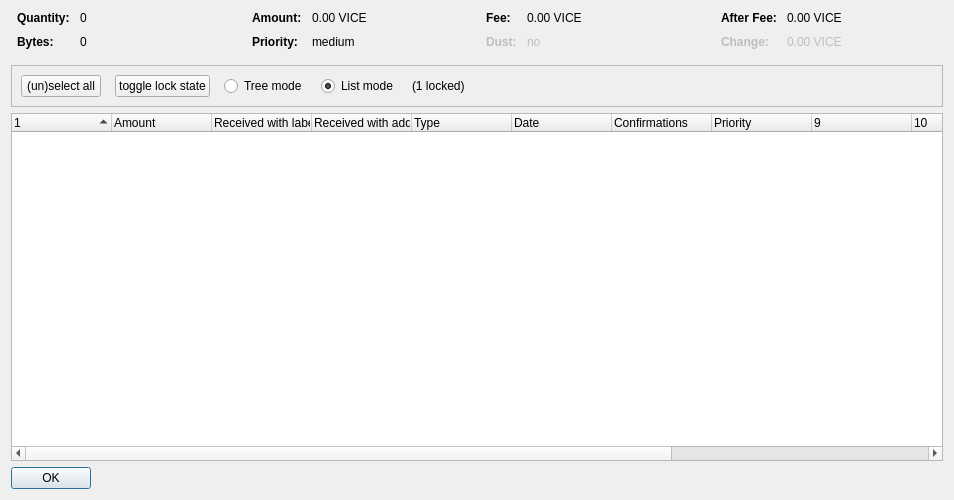
<?xml version="1.0" encoding="UTF-8"?>
<ui version="4.0">
 <class>CoinControlDialog</class>
 <widget class="QDialog" name="CoinControlDialog">
  <property name="geometry">
   <rect>
    <x>0</x>
    <y>0</y>
    <width>954</width>
    <height>500</height>
   </rect>
  </property>
  <property name="windowTitle">
   <string>Coin Selection</string>
  </property>
  <layout class="QVBoxLayout" name="verticalLayout">
   <item>
    <layout class="QHBoxLayout" name="horizontalLayoutTop" stretch="0,0,0,0">
     <property name="topMargin">
      <number>0</number>
     </property>
     <property name="bottomMargin">
      <number>10</number>
     </property>
     <item>
      <layout class="QFormLayout" name="formLayoutCoinControl1">
       <property name="horizontalSpacing">
        <number>10</number>
       </property>
       <property name="verticalSpacing">
        <number>10</number>
       </property>
       <property name="leftMargin">
        <number>6</number>
       </property>
       <property name="rightMargin">
        <number>6</number>
       </property>
       <item row="0" column="0">
        <widget class="QLabel" name="labelCoinControlQuantityText">
         <property name="font">
          <font>
           <weight>75</weight>
           <bold>true</bold>
          </font>
         </property>
         <property name="text">
          <string>Quantity:</string>
         </property>
        </widget>
       </item>
       <item row="0" column="1">
        <widget class="QLabel" name="labelCoinControlQuantity">
         <property name="cursor">
          <cursorShape>IBeamCursor</cursorShape>
         </property>
         <property name="contextMenuPolicy">
          <enum>Qt::ActionsContextMenu</enum>
         </property>
         <property name="text">
          <string notr="true">0</string>
         </property>
         <property name="textInteractionFlags">
          <set>Qt::LinksAccessibleByMouse|Qt::TextSelectableByKeyboard|Qt::TextSelectableByMouse</set>
         </property>
        </widget>
       </item>
       <item row="1" column="0">
        <widget class="QLabel" name="labelCoinControlBytesText">
         <property name="font">
          <font>
           <weight>75</weight>
           <bold>true</bold>
          </font>
         </property>
         <property name="text">
          <string>Bytes:</string>
         </property>
        </widget>
       </item>
       <item row="1" column="1">
        <widget class="QLabel" name="labelCoinControlBytes">
         <property name="cursor">
          <cursorShape>IBeamCursor</cursorShape>
         </property>
         <property name="contextMenuPolicy">
          <enum>Qt::ActionsContextMenu</enum>
         </property>
         <property name="text">
          <string notr="true">0</string>
         </property>
         <property name="textInteractionFlags">
          <set>Qt::LinksAccessibleByMouse|Qt::TextSelectableByKeyboard|Qt::TextSelectableByMouse</set>
         </property>
        </widget>
       </item>
      </layout>
     </item>
     <item>
      <layout class="QFormLayout" name="formLayoutCoinControl2">
       <property name="horizontalSpacing">
        <number>10</number>
       </property>
       <property name="verticalSpacing">
        <number>10</number>
       </property>
       <property name="leftMargin">
        <number>6</number>
       </property>
       <property name="rightMargin">
        <number>6</number>
       </property>
       <item row="0" column="0">
        <widget class="QLabel" name="labelCoinControlAmountText">
         <property name="font">
          <font>
           <weight>75</weight>
           <bold>true</bold>
          </font>
         </property>
         <property name="text">
          <string>Amount:</string>
         </property>
        </widget>
       </item>
       <item row="0" column="1">
        <widget class="QLabel" name="labelCoinControlAmount">
         <property name="cursor">
          <cursorShape>IBeamCursor</cursorShape>
         </property>
         <property name="contextMenuPolicy">
          <enum>Qt::ActionsContextMenu</enum>
         </property>
         <property name="text">
          <string notr="true">0.00 VICE</string>
         </property>
         <property name="textInteractionFlags">
          <set>Qt::LinksAccessibleByMouse|Qt::TextSelectableByKeyboard|Qt::TextSelectableByMouse</set>
         </property>
        </widget>
       </item>
       <item row="1" column="0">
        <widget class="QLabel" name="labelCoinControlPriorityText">
         <property name="font">
          <font>
           <weight>75</weight>
           <bold>true</bold>
          </font>
         </property>
         <property name="text">
          <string>Priority:</string>
         </property>
        </widget>
       </item>
       <item row="1" column="1">
        <widget class="QLabel" name="labelCoinControlPriority">
         <property name="cursor">
          <cursorShape>IBeamCursor</cursorShape>
         </property>
         <property name="contextMenuPolicy">
          <enum>Qt::ActionsContextMenu</enum>
         </property>
         <property name="text">
          <string>medium</string>
         </property>
         <property name="textInteractionFlags">
          <set>Qt::LinksAccessibleByMouse|Qt::TextSelectableByKeyboard|Qt::TextSelectableByMouse</set>
         </property>
        </widget>
       </item>
      </layout>
     </item>
     <item>
      <layout class="QFormLayout" name="formLayoutCoinControl3">
       <property name="horizontalSpacing">
        <number>10</number>
       </property>
       <property name="verticalSpacing">
        <number>10</number>
       </property>
       <property name="leftMargin">
        <number>6</number>
       </property>
       <property name="rightMargin">
        <number>6</number>
       </property>
       <item row="0" column="0">
        <widget class="QLabel" name="labelCoinControlFeeText">
         <property name="font">
          <font>
           <weight>75</weight>
           <bold>true</bold>
          </font>
         </property>
         <property name="text">
          <string>Fee:</string>
         </property>
        </widget>
       </item>
       <item row="0" column="1">
        <widget class="QLabel" name="labelCoinControlFee">
         <property name="cursor">
          <cursorShape>IBeamCursor</cursorShape>
         </property>
         <property name="contextMenuPolicy">
          <enum>Qt::ActionsContextMenu</enum>
         </property>
         <property name="text">
          <string notr="true">0.00 VICE</string>
         </property>
         <property name="textInteractionFlags">
          <set>Qt::LinksAccessibleByMouse|Qt::TextSelectableByKeyboard|Qt::TextSelectableByMouse</set>
         </property>
        </widget>
       </item>
       <item row="1" column="0">
        <widget class="QLabel" name="labelCoinControlLowOutputText">
         <property name="enabled">
          <bool>false</bool>
         </property>
         <property name="font">
          <font>
           <weight>75</weight>
           <bold>true</bold>
          </font>
         </property>
         <property name="text">
          <string>Dust:</string>
         </property>
        </widget>
       </item>
       <item row="1" column="1">
        <widget class="QLabel" name="labelCoinControlLowOutput">
         <property name="enabled">
          <bool>false</bool>
         </property>
         <property name="cursor">
          <cursorShape>IBeamCursor</cursorShape>
         </property>
         <property name="contextMenuPolicy">
          <enum>Qt::ActionsContextMenu</enum>
         </property>
         <property name="text">
          <string>no</string>
         </property>
         <property name="textInteractionFlags">
          <set>Qt::LinksAccessibleByMouse|Qt::TextSelectableByKeyboard|Qt::TextSelectableByMouse</set>
         </property>
        </widget>
       </item>
      </layout>
     </item>
     <item>
      <layout class="QFormLayout" name="formLayoutCoinControl4">
       <property name="horizontalSpacing">
        <number>10</number>
       </property>
       <property name="verticalSpacing">
        <number>10</number>
       </property>
       <property name="leftMargin">
        <number>6</number>
       </property>
       <property name="rightMargin">
        <number>6</number>
       </property>
       <item row="0" column="0">
        <widget class="QLabel" name="labelCoinControlAfterFeeText">
         <property name="font">
          <font>
           <weight>75</weight>
           <bold>true</bold>
          </font>
         </property>
         <property name="text">
          <string>After Fee:</string>
         </property>
        </widget>
       </item>
       <item row="0" column="1">
        <widget class="QLabel" name="labelCoinControlAfterFee">
         <property name="cursor">
          <cursorShape>IBeamCursor</cursorShape>
         </property>
         <property name="contextMenuPolicy">
          <enum>Qt::ActionsContextMenu</enum>
         </property>
         <property name="text">
          <string notr="true">0.00 VICE</string>
         </property>
         <property name="textInteractionFlags">
          <set>Qt::LinksAccessibleByMouse|Qt::TextSelectableByKeyboard|Qt::TextSelectableByMouse</set>
         </property>
        </widget>
       </item>
       <item row="1" column="0">
        <widget class="QLabel" name="labelCoinControlChangeText">
         <property name="enabled">
          <bool>false</bool>
         </property>
         <property name="font">
          <font>
           <weight>75</weight>
           <bold>true</bold>
          </font>
         </property>
         <property name="text">
          <string>Change:</string>
         </property>
        </widget>
       </item>
       <item row="1" column="1">
        <widget class="QLabel" name="labelCoinControlChange">
         <property name="enabled">
          <bool>false</bool>
         </property>
         <property name="cursor">
          <cursorShape>IBeamCursor</cursorShape>
         </property>
         <property name="contextMenuPolicy">
          <enum>Qt::ActionsContextMenu</enum>
         </property>
         <property name="text">
          <string notr="true">0.00 VICE</string>
         </property>
         <property name="textInteractionFlags">
          <set>Qt::LinksAccessibleByMouse|Qt::TextSelectableByKeyboard|Qt::TextSelectableByMouse</set>
         </property>
        </widget>
       </item>
      </layout>
     </item>
    </layout>
   </item>
   <item>
    <widget class="QFrame" name="frame">
     <property name="minimumSize">
      <size>
       <width>0</width>
       <height>40</height>
      </size>
     </property>
     <property name="frameShape">
      <enum>QFrame::StyledPanel</enum>
     </property>
     <property name="frameShadow">
      <enum>QFrame::Sunken</enum>
     </property>
     <layout class="QHBoxLayout" name="horizontalLayout">
      <item>
       <layout class="QHBoxLayout" name="horizontalLayoutPanel" stretch="0,0,0,0,0,0">
        <property name="spacing">
         <number>14</number>
        </property>
        <item>
         <widget class="QPushButton" name="pushButtonSelectAll">
          <property name="sizePolicy">
           <sizepolicy hsizetype="Maximum" vsizetype="Fixed">
            <horstretch>0</horstretch>
            <verstretch>0</verstretch>
           </sizepolicy>
          </property>
          <property name="text">
           <string>(un)select all</string>
          </property>
          <property name="autoDefault">
           <bool>false</bool>
          </property>
         </widget>
        </item>
        <item>
         <widget class="QPushButton" name="pushButtonToggleLock">
          <property name="sizePolicy">
           <sizepolicy hsizetype="Maximum" vsizetype="Fixed">
            <horstretch>0</horstretch>
            <verstretch>0</verstretch>
           </sizepolicy>
          </property>
          <property name="text">
           <string>toggle lock state</string>
          </property>
          <property name="autoDefault">
           <bool>false</bool>
          </property>
         </widget>
        </item>
        <item>
         <widget class="QRadioButton" name="radioTreeMode">
          <property name="sizePolicy">
           <sizepolicy hsizetype="Maximum" vsizetype="Fixed">
            <horstretch>0</horstretch>
            <verstretch>0</verstretch>
           </sizepolicy>
          </property>
          <property name="text">
           <string>Tree mode</string>
          </property>
         </widget>
        </item>
        <item>
         <widget class="QRadioButton" name="radioListMode">
          <property name="sizePolicy">
           <sizepolicy hsizetype="Maximum" vsizetype="Fixed">
            <horstretch>0</horstretch>
            <verstretch>0</verstretch>
           </sizepolicy>
          </property>
          <property name="text">
           <string>List mode</string>
          </property>
          <property name="checked">
           <bool>true</bool>
          </property>
         </widget>
        </item>
        <item>
         <widget class="QLabel" name="labelLocked">
          <property name="text">
           <string>(1 locked)</string>
          </property>
         </widget>
        </item>
        <item>
         <spacer name="horizontalSpacer">
          <property name="orientation">
           <enum>Qt::Horizontal</enum>
          </property>
          <property name="sizeHint" stdset="0">
           <size>
            <width>40</width>
            <height>20</height>
           </size>
          </property>
         </spacer>
        </item>
       </layout>
      </item>
     </layout>
    </widget>
   </item>
   <item>
    <widget class="CoinControlTreeWidget" name="treeWidget">
     <property name="contextMenuPolicy">
      <enum>Qt::CustomContextMenu</enum>
     </property>
     <property name="sortingEnabled">
      <bool>false</bool>
     </property>
     <property name="columnCount">
      <number>13</number>
     </property>
     <attribute name="headerShowSortIndicator" stdset="0">
      <bool>true</bool>
     </attribute>
     <attribute name="headerStretchLastSection">
      <bool>false</bool>
     </attribute>
     <column>
      <property name="text">
       <string/>
      </property>
     </column>
     <column>
      <property name="text">
       <string>Amount</string>
      </property>
     </column>
     <column>
      <property name="text">
       <string>Received with label</string>
      </property>
     </column>
     <column>
      <property name="text">
       <string>Received with address</string>
      </property>
     </column>
     <column>
      <property name="text">
       <string>Type</string>
      </property>
     </column>
     <column>
      <property name="text">
       <string>Date</string>
      </property>
     </column>
     <column>
      <property name="text">
       <string>Confirmations</string>
      </property>
      <property name="toolTip">
       <string>Confirmed</string>
      </property>
     </column>
     <column>
      <property name="text">
       <string>Priority</string>
      </property>
     </column>
     <column>
      <property name="text">
       <string/>
      </property>
     </column>
     <column>
      <property name="text">
       <string/>
      </property>
     </column>
     <column>
      <property name="text">
       <string/>
      </property>
     </column>
     <column>
      <property name="text">
       <string/>
      </property>
     </column>
     <column>
      <property name="text">
       <string/>
      </property>
     </column>
    </widget>
   </item>
   <item>
    <widget class="QDialogButtonBox" name="buttonBox">
     <property name="sizePolicy">
      <sizepolicy hsizetype="Maximum" vsizetype="Fixed">
       <horstretch>0</horstretch>
       <verstretch>0</verstretch>
      </sizepolicy>
     </property>
     <property name="orientation">
      <enum>Qt::Horizontal</enum>
     </property>
     <property name="standardButtons">
      <set>QDialogButtonBox::Ok</set>
     </property>
    </widget>
   </item>
  </layout>
 </widget>
 <customwidgets>
  <customwidget>
   <class>CoinControlTreeWidget</class>
   <extends>QTreeWidget</extends>
   <header>coincontroltreewidget.h</header>
  </customwidget>
 </customwidgets>
 <resources/>
 <connections/>
</ui>
